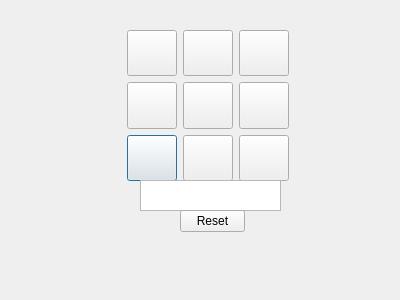
<?xml version="1.0" encoding="UTF-8"?>
<ui version="4.0">
 <class>TicTacToe</class>
 <widget class="QDialog" name="TicTacToe">
  <property name="geometry">
   <rect>
    <x>0</x>
    <y>0</y>
    <width>400</width>
    <height>300</height>
   </rect>
  </property>
  <property name="windowTitle">
   <string>Dialog</string>
  </property>
  <widget class="QWidget" name="gridLayoutWidget">
   <property name="geometry">
    <rect>
     <x>127</x>
     <y>30</y>
     <width>162</width>
     <height>151</height>
    </rect>
   </property>
   <layout class="QGridLayout" name="gridLayout">
    <item row="2" column="0">
     <widget class="QPushButton" name="Coll1R3">
      <property name="maximumSize">
       <size>
        <width>50</width>
        <height>50</height>
       </size>
      </property>
      <property name="text">
       <string/>
      </property>
     </widget>
    </item>
    <item row="1" column="0">
     <widget class="QPushButton" name="Coll1R2">
      <property name="maximumSize">
       <size>
        <width>50</width>
        <height>50</height>
       </size>
      </property>
      <property name="text">
       <string/>
      </property>
     </widget>
    </item>
    <item row="2" column="1">
     <widget class="QPushButton" name="Coll2R3">
      <property name="maximumSize">
       <size>
        <width>50</width>
        <height>50</height>
       </size>
      </property>
      <property name="text">
       <string/>
      </property>
     </widget>
    </item>
    <item row="0" column="0">
     <widget class="QPushButton" name="Coll1R1">
      <property name="maximumSize">
       <size>
        <width>50</width>
        <height>50</height>
       </size>
      </property>
      <property name="text">
       <string/>
      </property>
     </widget>
    </item>
    <item row="1" column="1">
     <widget class="QPushButton" name="Coll2R2">
      <property name="maximumSize">
       <size>
        <width>50</width>
        <height>50</height>
       </size>
      </property>
      <property name="text">
       <string/>
      </property>
     </widget>
    </item>
    <item row="2" column="2">
     <widget class="QPushButton" name="Coll3R3">
      <property name="maximumSize">
       <size>
        <width>50</width>
        <height>50</height>
       </size>
      </property>
      <property name="text">
       <string/>
      </property>
     </widget>
    </item>
    <item row="1" column="2">
     <widget class="QPushButton" name="Coll3R2">
      <property name="maximumSize">
       <size>
        <width>50</width>
        <height>50</height>
       </size>
      </property>
      <property name="text">
       <string/>
      </property>
     </widget>
    </item>
    <item row="0" column="1">
     <widget class="QPushButton" name="Coll2R1">
      <property name="maximumSize">
       <size>
        <width>50</width>
        <height>50</height>
       </size>
      </property>
      <property name="text">
       <string/>
      </property>
     </widget>
    </item>
    <item row="0" column="2">
     <widget class="QPushButton" name="Coll3R1">
      <property name="maximumSize">
       <size>
        <width>50</width>
        <height>50</height>
       </size>
      </property>
      <property name="text">
       <string/>
      </property>
     </widget>
    </item>
   </layout>
  </widget>
  <widget class="QPlainTextEdit" name="StatusText">
   <property name="geometry">
    <rect>
     <x>140</x>
     <y>180</y>
     <width>141</width>
     <height>31</height>
    </rect>
   </property>
  </widget>
  <widget class="QPushButton" name="resetButton">
   <property name="geometry">
    <rect>
     <x>180</x>
     <y>210</y>
     <width>65</width>
     <height>22</height>
    </rect>
   </property>
   <property name="text">
    <string>Reset</string>
   </property>
  </widget>
 </widget>
 <resources/>
 <connections/>
</ui>
